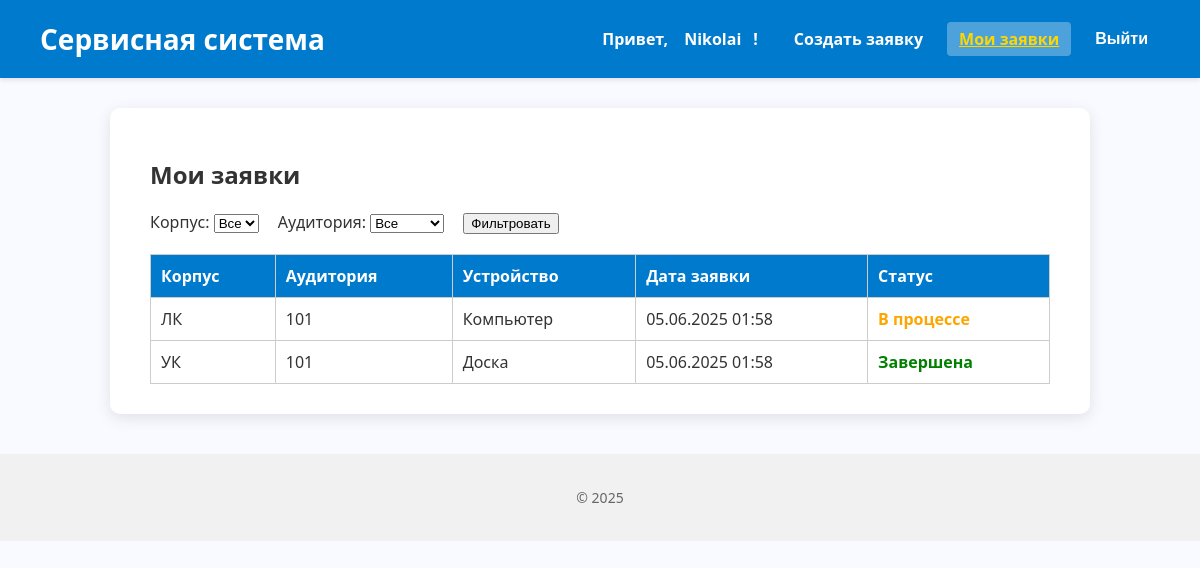
The app's page /my-requests/ (signed in), older data.
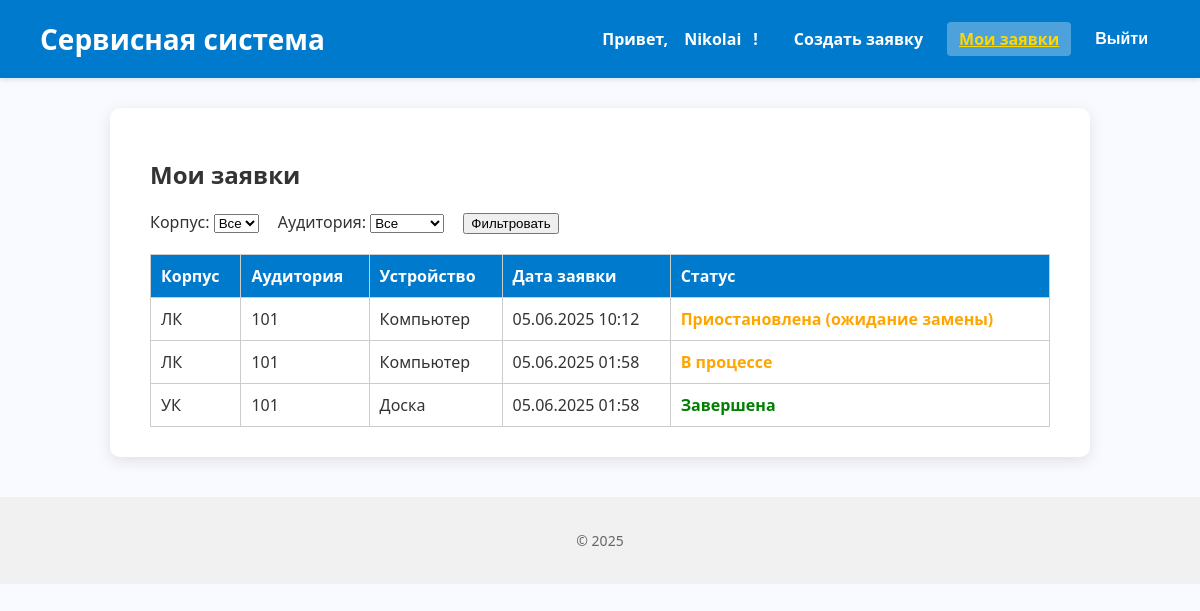
The same page, newer data.
### core/models.py (models this page shows, shortened)
class ServiceRequest(models.Model):
    device = models.ForeignKey(Device, on_delete=models.CASCADE, related_name='service_requests', verbose_name="Устройство")
    created_by = models.ForeignKey(
        settings.AUTH_USER_MODEL, on_delete=models.SET_NULL,
        null=True, related_name='requests_created', verbose_name="Создал"
    )
    assigned_engineer = models.ForeignKey(
        settings.AUTH_USER_MODEL, on_delete=models.SET_NULL,
        null=True, blank=True, related_name='assigned_requests', verbose_name="Инженер"
    )
    created_at = models.DateTimeField("Дата создания", auto_now_add=True)
    description = models.TextField("Описание проблемы")
    is_completed = models.BooleanField("Завершено", default=False)
    requires_replacement = models.BooleanField("Требуется замена", default=False)
    is_paused = models.BooleanField("Приостановлена (ожидание замены)", default=False)
    replacement_requested = models.BooleanField("Запрос на замену оборудования", default=False)
    class Meta:
        verbose_name = "Заявка на обслуживание"
        verbose_name_plural = "Заявки на обслуживание"
    @property
    def status(self):
        if self.is_completed:
            return "Завершена"
        if self.is_paused:
            return "Приостановлена (ожидание замены)"
        return "В процессе"

class Device(models.Model):
    cabinet = models.ForeignKey(Cabinet, on_delete=models.CASCADE, related_name='devices', verbose_name="Кабинет")
    name = models.CharField("Название устройства", max_length=100)
    serial_number = models.CharField("Серийный номер", max_length=100, unique=True)
    purchase_date = models.DateField("Дата покупки")
    cost = models.DecimalField("Стоимость", max_digits=10, decimal_places=2)
    class Meta:
        verbose_name = "Устройство"
        verbose_name_plural = "Устройства"

class Cabinet(models.Model):
    number = models.CharField("Номер кабинета", max_length=10)
    building = models.CharField("Корпус", max_length=50)
    class Meta:
        verbose_name = "Кабинет"
        verbose_name_plural = "Кабинеты"

### core/views.py (the view)
# urls.py: path('my-requests/', views.my_requests, name='my_requests'),
@login_required
@teacher_required
def my_requests(request):
    qs = ServiceRequest.objects.filter(created_by=request.user).select_related('device__cabinet').order_by('-created_at')
    building = request.GET.get('building')
    cabinet_id = request.GET.get('cabinet')
    if building:
        qs = qs.filter(device__cabinet__building=building)
    if cabinet_id:
        qs = qs.filter(device__cabinet__id=cabinet_id)
    buildings = Cabinet.objects.values_list('building', flat=True).distinct()
    cabinets = Cabinet.objects.all()
    return render(request, 'core/my_requests.html', {
        'requests': qs,
        'buildings': buildings,
        'cabinets': cabinets,
        'selected_building': building,
        'selected_cabinet': cabinet_id,
        'user_name': request.user.username,
    })

### core/templates/core/my_requests.html (shortened to what this page needs)
{% extends 'base.html' %}
{% block content %}
  <h2>Мои заявки</h2>
  <form method="get" style="margin-bottom: 20px;">
    <label style="margin-right: 15px;">
      Корпус:
      <select name="building">
        <option value="">Все</option>
      </select>
    </label>
    <label style="margin-right: 15px;">
      Аудитория:
      <select name="cabinet">
        <option value="">Все</option>
      </select>
    </label>
    <button type="submit" class="btn">Фильтровать</button>
  </form>
  {% if requests %}
    <table style="width: 100%; border-collapse: collapse; border: 1px solid #ccc;">
      <thead>
        <tr style="background-color: #007acc; color: white;">
          <th style="padding: 10px; border: 1px solid #ccc; text-align: left;">Корпус</th>
          <th style="padding: 10px; border: 1px solid #ccc; text-align: left;">Аудитория</th>
          <th style="padding: 10px; border: 1px solid #ccc; text-align: left;">Устройство</th>
          <th style="padding: 10px; border: 1px solid #ccc; text-align: left;">Дата заявки</th>
          <th style="padding: 10px; border: 1px solid #ccc; text-align: left;">Статус</th>
        </tr>
      </thead>
      <tbody>
        {% for req in requests %}
          <tr>
            <td style="padding: 10px; border: 1px solid #ccc;">{{ req.device.cabinet.building }}</td>
            <td style="padding: 10px; border: 1px solid #ccc;">{{ req.device.cabinet.number }}</td>
            <td style="padding: 10px; border: 1px solid #ccc;">{{ req.device.name }}</td>
            <td style="padding: 10px; border: 1px solid #ccc;">{{ req.created_at|date:"d.m.Y H:i" }}</td>
            <td style="padding: 10px; border: 1px solid #ccc; font-weight: 600; color: {% if req.is_completed %}green{% else %}orange{% endif %};">
              {{ req.status }}
            </td>
          </tr>
        {% endfor %}
      </tbody>
    </table>
  {% else %}
    <p>У вас пока нет заявок.</p>
  {% endif %}
{% endblock %}

Row changes from the older to the newer data that the page shows:
added ServiceRequest: device.cabinet.building "ЛК", device.cabinet.number "101", device.name "Компьютер", created_at "05.06.2025 10:12", status "Приостановлена (ожидание замены)"
